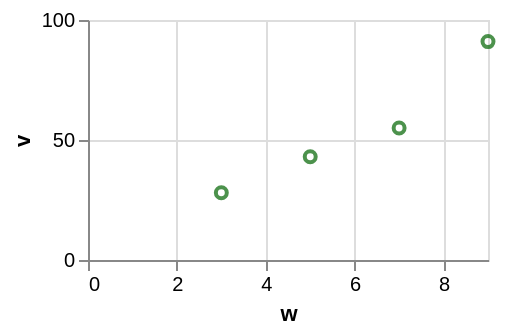

The specification (Vega-Lite) saved for this image:
### Vega-Lite specification from a JSON file in a GitHub repository (floating-point values rounded to 4 significant figures)
{"$schema": "https://vega.github.io/schema/vega-lite/v6.json", "width": 200, "height": 120, "data": {"values": [{"c": "alpha", "v": 28, "w": 3, "t": "2024-01-07"}, {"c": "beta", "v": 55, "w": 7, "t": "2024-03-19"}, {"c": "gamma", "v": 43, "w": 5, "t": "2024-06-02"}, {"c": "delta", "v": 91, "w": 9, "t": "2024-09-11"}]}, "mark": "point", "encoding": {"x": {"field": "w", "type": "quantitative"}, "y": {"field": "v", "type": "quantitative"}}, "config": {"point": {"stroke": "darkgreen"}}}
